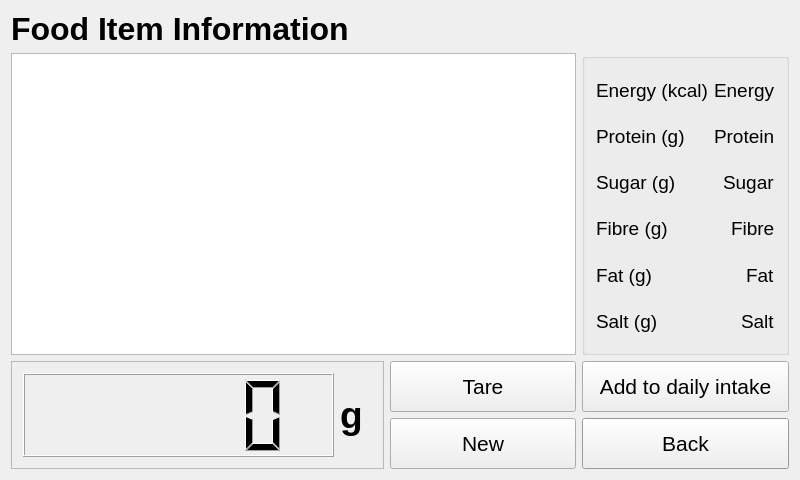
<?xml version="1.0" encoding="UTF-8"?>
<ui version="4.0">
 <class>foodInformation</class>
 <widget class="QWidget" name="foodInformation">
  <property name="geometry">
   <rect>
    <x>0</x>
    <y>0</y>
    <width>800</width>
    <height>480</height>
   </rect>
  </property>
  <property name="font">
   <font>
    <pointsize>24</pointsize>
   </font>
  </property>
  <property name="windowTitle">
   <string>foodInformation</string>
  </property>
  <layout class="QGridLayout" name="gridLayout">
   <item row="0" column="0" colspan="2">
    <widget class="QLabel" name="lbl_title">
     <property name="minimumSize">
      <size>
       <width>231</width>
       <height>20</height>
      </size>
     </property>
     <property name="font">
      <font>
       <family>Helvetica Neue</family>
       <pointsize>24</pointsize>
       <weight>75</weight>
       <bold>true</bold>
      </font>
     </property>
     <property name="text">
      <string>Food Item Information</string>
     </property>
    </widget>
   </item>
   <item row="2" column="0" rowspan="3" colspan="2">
    <widget class="QFrame" name="frame_lcd">
     <property name="minimumSize">
      <size>
       <width>321</width>
       <height>101</height>
      </size>
     </property>
     <property name="frameShape">
      <enum>QFrame::StyledPanel</enum>
     </property>
     <property name="frameShadow">
      <enum>QFrame::Raised</enum>
     </property>
     <layout class="QGridLayout" name="gridLayout_2">
      <item row="0" column="0">
       <widget class="QLCDNumber" name="lcd_number">
        <property name="minimumSize">
         <size>
          <width>311</width>
          <height>81</height>
         </size>
        </property>
       </widget>
      </item>
      <item row="0" column="1">
       <widget class="QLabel" name="lbl_g">
        <property name="minimumSize">
         <size>
          <width>21</width>
          <height>41</height>
         </size>
        </property>
        <property name="font">
         <font>
          <family>Helvetica Neue</family>
          <pointsize>28</pointsize>
          <weight>75</weight>
          <bold>true</bold>
         </font>
        </property>
        <property name="text">
         <string>g</string>
        </property>
       </widget>
      </item>
     </layout>
    </widget>
   </item>
   <item row="2" column="2" rowspan="2">
    <widget class="QPushButton" name="btn_tare">
     <property name="minimumSize">
      <size>
       <width>101</width>
       <height>51</height>
      </size>
     </property>
     <property name="font">
      <font>
       <family>Helvetica Neue</family>
       <pointsize>16</pointsize>
      </font>
     </property>
     <property name="text">
      <string>Tare</string>
     </property>
    </widget>
   </item>
   <item row="2" column="3" rowspan="2">
    <widget class="QPushButton" name="btn_addIntake">
     <property name="minimumSize">
      <size>
       <width>161</width>
       <height>51</height>
      </size>
     </property>
     <property name="font">
      <font>
       <family>Helvetica Neue</family>
       <pointsize>16</pointsize>
      </font>
     </property>
     <property name="text">
      <string>Add to daily intake</string>
     </property>
    </widget>
   </item>
   <item row="4" column="2">
    <widget class="QPushButton" name="btn_new">
     <property name="minimumSize">
      <size>
       <width>101</width>
       <height>51</height>
      </size>
     </property>
     <property name="font">
      <font>
       <family>Helvetica Neue</family>
       <pointsize>16</pointsize>
      </font>
     </property>
     <property name="text">
      <string>New</string>
     </property>
    </widget>
   </item>
   <item row="4" column="3">
    <widget class="QPushButton" name="btn_back">
     <property name="minimumSize">
      <size>
       <width>161</width>
       <height>51</height>
      </size>
     </property>
     <property name="palette">
      <palette>
       <active>
        <colorrole role="Light">
         <brush brushstyle="SolidPattern">
          <color alpha="255">
           <red>249</red>
           <green>249</green>
           <blue>249</blue>
          </color>
         </brush>
        </colorrole>
        <colorrole role="Base">
         <brush brushstyle="SolidPattern">
          <color alpha="255">
           <red>255</red>
           <green>255</green>
           <blue>255</blue>
          </color>
         </brush>
        </colorrole>
        <colorrole role="Window">
         <brush brushstyle="SolidPattern">
          <color alpha="255">
           <red>214</red>
           <green>214</green>
           <blue>214</blue>
          </color>
         </brush>
        </colorrole>
       </active>
       <inactive>
        <colorrole role="Light">
         <brush brushstyle="SolidPattern">
          <color alpha="255">
           <red>249</red>
           <green>249</green>
           <blue>249</blue>
          </color>
         </brush>
        </colorrole>
        <colorrole role="Base">
         <brush brushstyle="SolidPattern">
          <color alpha="255">
           <red>255</red>
           <green>255</green>
           <blue>255</blue>
          </color>
         </brush>
        </colorrole>
        <colorrole role="Window">
         <brush brushstyle="SolidPattern">
          <color alpha="255">
           <red>214</red>
           <green>214</green>
           <blue>214</blue>
          </color>
         </brush>
        </colorrole>
       </inactive>
       <disabled>
        <colorrole role="Light">
         <brush brushstyle="SolidPattern">
          <color alpha="255">
           <red>249</red>
           <green>249</green>
           <blue>249</blue>
          </color>
         </brush>
        </colorrole>
        <colorrole role="Base">
         <brush brushstyle="SolidPattern">
          <color alpha="255">
           <red>214</red>
           <green>214</green>
           <blue>214</blue>
          </color>
         </brush>
        </colorrole>
        <colorrole role="Window">
         <brush brushstyle="SolidPattern">
          <color alpha="255">
           <red>214</red>
           <green>214</green>
           <blue>214</blue>
          </color>
         </brush>
        </colorrole>
       </disabled>
      </palette>
     </property>
     <property name="font">
      <font>
       <family>Helvetica Neue</family>
       <pointsize>16</pointsize>
      </font>
     </property>
     <property name="text">
      <string>Back</string>
     </property>
    </widget>
   </item>
   <item row="1" column="0" colspan="3">
    <widget class="QGraphicsView" name="pic_foodItem">
     <property name="minimumSize">
      <size>
       <width>441</width>
       <height>271</height>
      </size>
     </property>
     <property name="frameShadow">
      <enum>QFrame::Raised</enum>
     </property>
    </widget>
   </item>
   <item row="1" column="3">
    <widget class="QGroupBox" name="grpBx_nutriInfo">
     <property name="minimumSize">
      <size>
       <width>201</width>
       <height>298</height>
      </size>
     </property>
     <property name="title">
      <string/>
     </property>
     <layout class="QGridLayout" name="gridLayout_3">
      <item row="0" column="0">
       <widget class="QLabel" name="lbl_energy">
        <property name="font">
         <font>
          <family>Helvetica Neue</family>
          <pointsize>14</pointsize>
         </font>
        </property>
        <property name="text">
         <string>Energy (kcal)</string>
        </property>
       </widget>
      </item>
      <item row="0" column="1" alignment="Qt::AlignRight">
       <widget class="QLabel" name="lbl_evergyVal">
        <property name="font">
         <font>
          <family>Helvetica Neue</family>
          <pointsize>14</pointsize>
         </font>
        </property>
        <property name="text">
         <string>Energy</string>
        </property>
       </widget>
      </item>
      <item row="1" column="0">
       <widget class="QLabel" name="lbl_protein">
        <property name="font">
         <font>
          <family>Helvetica Neue</family>
          <pointsize>14</pointsize>
         </font>
        </property>
        <property name="text">
         <string>Protein (g)</string>
        </property>
       </widget>
      </item>
      <item row="1" column="1" alignment="Qt::AlignRight">
       <widget class="QLabel" name="lbl_proteinVal">
        <property name="font">
         <font>
          <family>Helvetica Neue</family>
          <pointsize>14</pointsize>
         </font>
        </property>
        <property name="text">
         <string>Protein</string>
        </property>
       </widget>
      </item>
      <item row="2" column="0">
       <widget class="QLabel" name="lbl_sugar">
        <property name="font">
         <font>
          <family>Helvetica Neue</family>
          <pointsize>14</pointsize>
         </font>
        </property>
        <property name="text">
         <string>Sugar (g)</string>
        </property>
       </widget>
      </item>
      <item row="4" column="1" alignment="Qt::AlignRight">
       <widget class="QLabel" name="lbl_fatVal">
        <property name="font">
         <font>
          <family>Helvetica Neue</family>
          <pointsize>14</pointsize>
         </font>
        </property>
        <property name="text">
         <string>Fat</string>
        </property>
       </widget>
      </item>
      <item row="2" column="1" alignment="Qt::AlignRight">
       <widget class="QLabel" name="lbl_sugarVal">
        <property name="font">
         <font>
          <family>Helvetica Neue</family>
          <pointsize>14</pointsize>
         </font>
        </property>
        <property name="text">
         <string>Sugar</string>
        </property>
       </widget>
      </item>
      <item row="3" column="0">
       <widget class="QLabel" name="lbl_fibre">
        <property name="font">
         <font>
          <family>Helvetica Neue</family>
          <pointsize>14</pointsize>
         </font>
        </property>
        <property name="text">
         <string>Fibre (g)</string>
        </property>
       </widget>
      </item>
      <item row="3" column="1" alignment="Qt::AlignRight">
       <widget class="QLabel" name="lbl_fibreVal">
        <property name="font">
         <font>
          <family>Helvetica Neue</family>
          <pointsize>14</pointsize>
         </font>
        </property>
        <property name="text">
         <string>Fibre</string>
        </property>
       </widget>
      </item>
      <item row="4" column="0">
       <widget class="QLabel" name="lbl_fat">
        <property name="font">
         <font>
          <family>Helvetica Neue</family>
          <pointsize>14</pointsize>
         </font>
        </property>
        <property name="text">
         <string>Fat (g)</string>
        </property>
       </widget>
      </item>
      <item row="5" column="0">
       <widget class="QLabel" name="lbl_salt">
        <property name="font">
         <font>
          <family>Helvetica Neue</family>
          <pointsize>14</pointsize>
         </font>
        </property>
        <property name="text">
         <string>Salt (g)</string>
        </property>
       </widget>
      </item>
      <item row="5" column="1" alignment="Qt::AlignRight">
       <widget class="QLabel" name="lbl_saltVal">
        <property name="font">
         <font>
          <family>Helvetica Neue</family>
          <pointsize>14</pointsize>
         </font>
        </property>
        <property name="text">
         <string>Salt</string>
        </property>
       </widget>
      </item>
     </layout>
    </widget>
   </item>
  </layout>
 </widget>
 <layoutdefault spacing="6" margin="11"/>
 <resources/>
 <connections/>
</ui>
